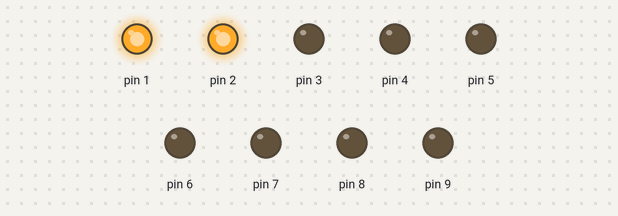
This sketch was run on a simulated Arduino Uno, built with avr-gcc and run on an emulated ATmega328P. Shown: output pins drawn as LEDs (lit = HIGH).

Above: at 0.45 s.
Timing chart, 0 to 3.0 s (numbered marks = the images above):
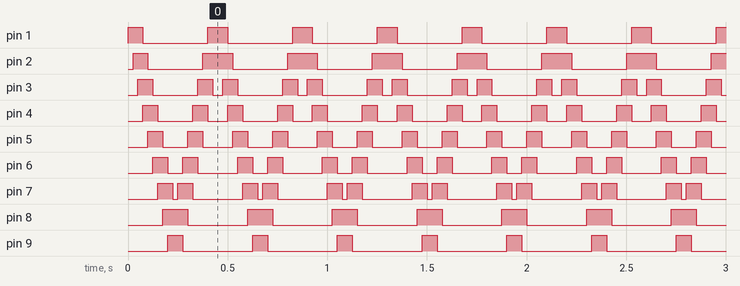

The sketch:

02.Project.ino
```cpp
void setup() {
  pinMode(1,OUTPUT);
  pinMode(2,OUTPUT);
  pinMode(3,OUTPUT);
  pinMode(4,OUTPUT);
  pinMode(5,OUTPUT);
  pinMode(6,OUTPUT);
  pinMode(7,OUTPUT);
  pinMode(8,OUTPUT);
  pinMode(9,OUTPUT);
  // put your setup code here, to run once:

}

void loop() {
  int t=25;//int is intiger(numerical value)
  digitalWrite(1,HIGH);
  delay(t);//t=100 t is a delay time
  digitalWrite(2,HIGH);
  delay(t);
  digitalWrite(3,HIGH);
  delay(t);
  digitalWrite(1,LOW);
  digitalWrite(4,HIGH);
  delay(t);
  digitalWrite(2,LOW);
  digitalWrite(5,HIGH);
  delay(t);
  digitalWrite(3,LOW);
  digitalWrite(6,HIGH);
  delay(t);
  digitalWrite(4,LOW);
  digitalWrite(7,HIGH);
  delay(t);
  digitalWrite(5,LOW);
  digitalWrite(8,HIGH);
  delay(t);
  digitalWrite(6,LOW);
  digitalWrite(9,HIGH);
  delay(t);
  digitalWrite(7,LOW);
  digitalWrite(8,HIGH);
  delay(t);
  digitalWrite(7,HIGH);
  delay(t);
  digitalWrite(9,LOW);
  digitalWrite(6,HIGH);
  delay(t);
  digitalWrite(8,LOW);
  digitalWrite(5,HIGH);
  delay(t);
  digitalWrite(7,LOW);
  digitalWrite(4,HIGH);
  delay(t);
  digitalWrite(6,LOW);
  digitalWrite(3,HIGH);
  delay(t);
  digitalWrite(5,LOW);
  digitalWrite(2,HIGH);
  delay(t);
  digitalWrite(4,LOW);
  digitalWrite(1,HIGH);
  delay(t);
  digitalWrite(3,LOW);
  // put your main code here, to run repeatedly:

}
```

Measured:
- by itself, pin 1: alternates HIGH for 0.10 s and LOW for 0.33 s
- by itself, pin 2: repeats every 0.43 s: LOW 0.28 s, HIGH 0.15 s
- by itself, pin 3: repeats every 0.43 s: LOW 0.23 s, HIGH 0.08 s, LOW 0.05 s, HIGH 0.08 s
- by itself, pin 4: repeats every 0.43 s: LOW 0.18 s, HIGH 0.08 s, LOW 0.10 s, HIGH 0.08 s
- by itself, pin 5: alternates HIGH for 0.08 s and LOW for 0.14 s
- by itself, pin 6: repeats every 0.43 s: LOW 0.08 s, HIGH 0.08 s, LOW 0.20 s, HIGH 0.08 s
- by itself, pin 7: repeats every 0.43 s: LOW 0.03 s, HIGH 0.08 s, LOW 0.25 s, HIGH 0.08 s
- by itself, pin 8: alternates HIGH for 0.13 s and LOW for 0.30 s
